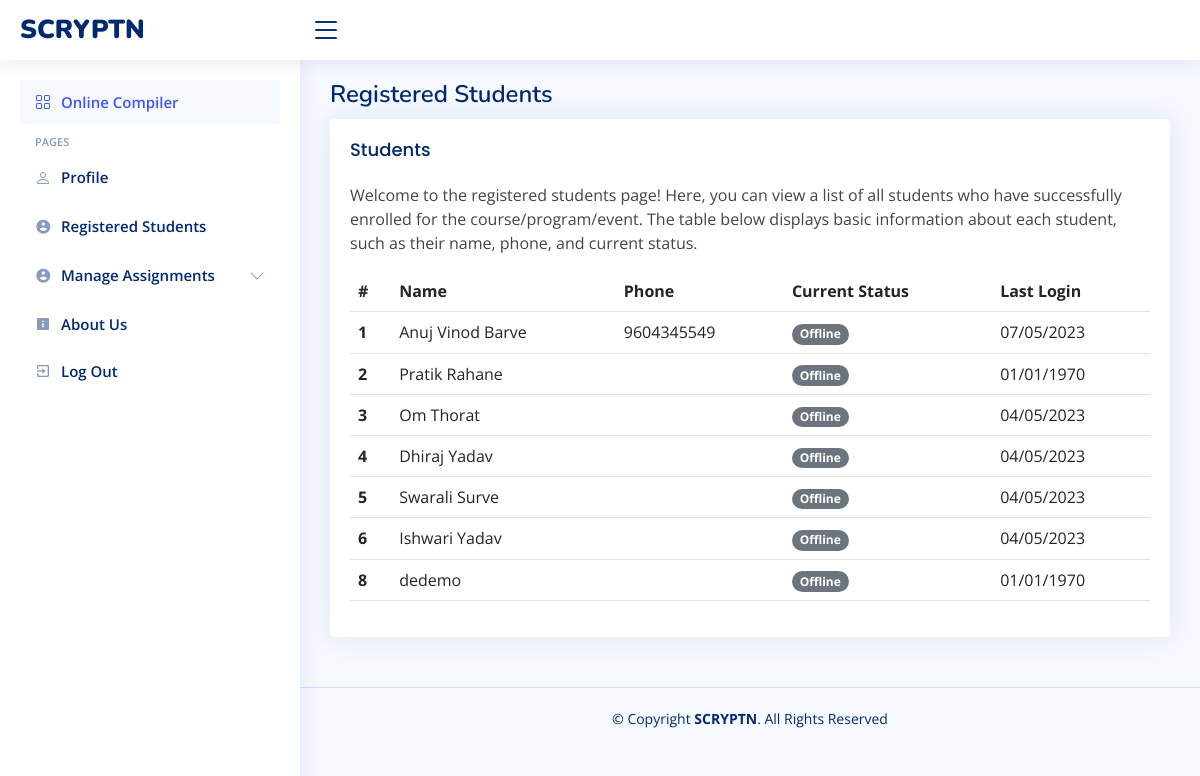
Screenshot of /teacher/students.php with the database file from the repository.
### tables this page shows
CREATE TABLE `users` (
  `userID` int(11) NOT NULL,
  `userName` varchar(128) NOT NULL,
  `userEmail` varchar(128) NOT NULL,
  `userAddr` varchar(255) DEFAULT NULL,
  `userPhone` varchar(255) DEFAULT NULL,
  `userUid` varchar(128) NOT NULL,
  `userPwd` varchar(128) NOT NULL,
  `user_ln` text DEFAULT NULL,
  `user_gh` text DEFAULT NULL,
  `user_in` varchar(255) DEFAULT NULL,
  `user_tw` varchar(255) DEFAULT NULL,
  `user_desc` text DEFAULT NULL,
  `user_photo` varchar(255) DEFAULT NULL,
  `last_login` bigint(20) DEFAULT NULL,
  `assigned_course` int(11) DEFAULT NULL
);

### teacher/students.php (the view, shortened to what this page needs)
<!DOCTYPE html>
<html lang="en">
<head>
    <link href="../assets/vendor/bootstrap/css/bootstrap.min.css" rel="stylesheet">
    <link href="../assets/vendor/bootstrap-icons/bootstrap-icons.css" rel="stylesheet">
    <link href="../assets/vendor/boxicons/css/boxicons.min.css" rel="stylesheet">
    <link href="../assets/vendor/quill/quill.snow.css" rel="stylesheet">
    <link href="../assets/vendor/quill/quill.bubble.css" rel="stylesheet">
    <link href="../assets/vendor/remixicon/remixicon.css" rel="stylesheet">
    <link href="../assets/vendor/simple-datatables/style.css" rel="stylesheet">
    <link href="../assets/css/style.css" rel="stylesheet">
</head>
<body>
    <?php include './includes/header.php'; ?>
    <?php include './includes/sidenav.php'; ?>
    <main id="main" class="main">
        <div class="pagetitle">
            <h1>Registered Students</h1>
        </div>
        <section class="section">
      <div class="row">
        <div class="col-lg-12">
          <div class="card">
            <div class="card-body">
              <h5 class="card-title">Students</h5>
              <p>Welcome to the registered students page! Here, you can view a list of all students who have successfully enrolled for the course/program/event. The table below displays basic information about each student, such as their name, phone, and current status.</p>
              <table class="table datatable">
                <thead>
                  <tr>
                    <th scope="col">#</th>
                    <th scope="col">Name</th>
                    <th scope="col">Phone</th>
                    <th scope="col">Current Status</th>
                    <th scope="col">Last Login</th>
                  </tr>
                </thead>
                <tbody>
                <?php
                $servername = "localhost";
                $username = "root";
                $password = "";
                $databasename = "scr";
                $conn = new mysqli(
                    $servername,
                    $username,
                    $password,
                    $databasename
                );
                $query_file = "SELECT * FROM `users`";
                $time = time();
                $result_file = $conn->query($query_file);
                if ($result_file->num_rows > 0) {
                    while ($row = $result_file->fetch_assoc()) {
                        $date = date('d/m/Y',$row['last_login']);
                        $status = 'Offline';
                        if($row['last_login']>$time)
                        {
                            $status = 'Online';
                            $class = 'bg-success';
                        }
                        else
                        {
                            $status = 'Offline';
                            $class = 'bg-secondary';
                        }
                        echo "<tr>";
                        echo "<th scope='row'>".$row['userID']."</th>";
                        echo "<td>".$row['userName']."</td>";
                        echo "<td>".$row['userPhone']."</td>";
                        echo "<td><span class='badge rounded-pill $class'>".$status."</span></td>";
                        echo "<td>".$date."</td>";
                        echo "</tr>";
                    }
                } else {
                    echo "0 results";
                }
                ?>
                </tbody>
              </table>
            </div>
          </div>
        </div>
      </div>
    </section>
    </main>
    <footer id="footer" class="footer">
        <div class="copyright">
            &copy; Copyright <strong><span>SCRYPTN</span></strong>. All Rights Reserved
        </div>
    </footer>
</body>
</html>

### assets/css/style.css (style rules this page uses)
:root { scroll-behavior: smooth; }
body { font-family: "Open Sans", sans-serif; background: #f6f9ff; color: #444444; }
h1, h2, h3, h4, h5, h6 { font-family: "Nunito", sans-serif; }
#main { margin-top: 60px; padding: 20px 30px; transition: all 0.3s; }
.pagetitle { margin-bottom: 10px; }
.pagetitle h1 { font-size: 24px; margin-bottom: 0; font-weight: 600; color: #012970; }
.card { margin-bottom: 30px; border: none; border-radius: 5px; box-shadow: 0px 0 30px rgba(1, 41, 112, 0.1); }
.card-title { padding: 20px 0 15px 0; font-size: 18px; font-weight: 500; color: #012970; font-family: "Poppins", sans-serif; }
.card-body { padding: 0 20px 20px 20px; }
@media (min-width: 1200px) { #main, #footer { margin-left: 300px; } }
.footer { padding: 20px 0; font-size: 14px; transition: all 0.3s; border-top: 1px solid #cddfff; }
.footer .copyright { text-align: center; color: #012970; }

### rows the page displays
users: userID "1", userName "Anuj Vinod Barve", userPhone "9604345549", last_login "Offline", last_login "07/05/2023"
users: userID "2", userName "Pratik Rahane", last_login "Offline", last_login "01/01/1970"
users: userID "3", userName "Om Thorat", last_login "Offline", last_login "04/05/2023"
users: userID "4", userName "Dhiraj Yadav", last_login "Offline", last_login "04/05/2023"
users: userID "5", userName "Swarali Surve", last_login "Offline", last_login "04/05/2023"
users: userID "6", userName "Ishwari Yadav", last_login "Offline", last_login "04/05/2023"
users: userID "8", userName "dedemo", last_login "Offline", last_login "01/01/1970"
